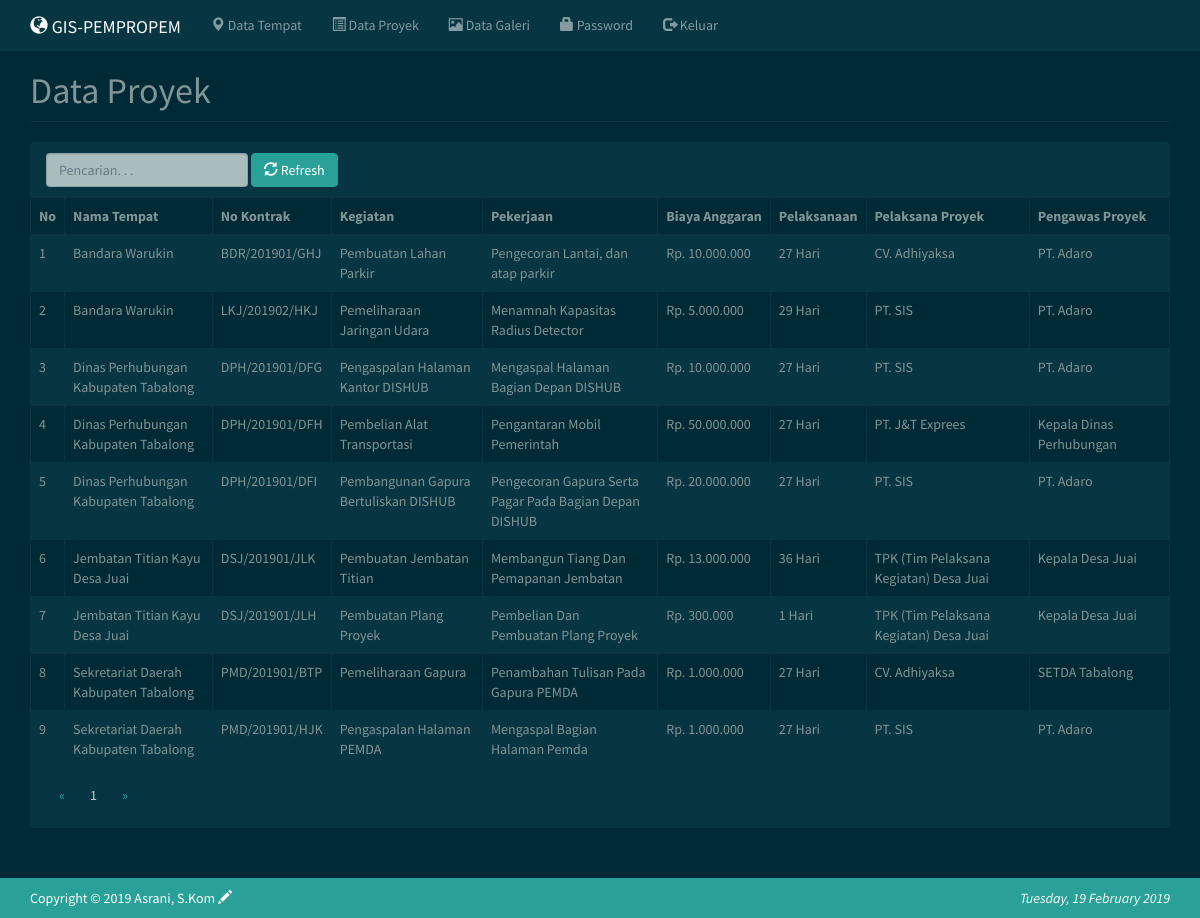
The page /index.php?m=proyek (signed in) on the database its author committed.
### tables this page shows
CREATE TABLE `tb_proyek` (
  `id_proyek` int(11) NOT NULL,
  `id_tempat` int(11) NOT NULL,
  `kontrak` varchar(100) NOT NULL,
  `kegiatan` varchar(200) NOT NULL,
  `pekerjaan` varchar(200) NOT NULL,
  `biaya` varchar(50) NOT NULL,
  `awal` date NOT NULL,
  `akhir` date NOT NULL,
  `waktu` int(10) NOT NULL,
  `pelaksana` varchar(100) NOT NULL,
  `pengawas` varchar(100) NOT NULL,
  `disimpan` date NOT NULL,
  `diupdate` date NOT NULL
);

CREATE TABLE `tb_tempat` (
  `id_tempat` int(11) NOT NULL,
  `nama_tempat` varchar(255) DEFAULT NULL,
  `gambar` varchar(255) DEFAULT NULL,
  `id_unsur` int(10) NOT NULL,
  `unsur` varchar(50) NOT NULL,
  `kategori` varchar(60) NOT NULL,
  `lat` double DEFAULT NULL,
  `lng` double DEFAULT NULL,
  `radius` int(10) NOT NULL,
  `lokasi` varchar(255) DEFAULT NULL,
  `id_kecamatan` int(10) NOT NULL,
  `kecamatan` varchar(30) NOT NULL,
  `desa` varchar(30) NOT NULL,
  `keterangan` text,
  `disimpan` date NOT NULL,
  `diupdate` date NOT NULL
);

### config.php (called while the page is built)
<?php
$config["server"]='localhost';
$config["username"]='root';
$config["password"]='';
$config["database_name"]='gisdata';

### includes/ez_sql_core.php (called while the page is built, shortened)
<?php
	class ezSQLcore
	{
		var $timers           = array();
		function get_host_port( $host, $default = false )
		{
			$port = $default;
			return array( $host, $port );
		}
		function flush()
		{
			$this->last_result = array();
		}
		function get_var($query=null,$x=0,$y=0)
		{
			if ( $query )
			{
				$this->query($query);
			}
			if ( $this->last_result[$y] )
			{
				$values = array_values(get_object_vars($this->last_result[$y]));
			}
			return (isset($values[$x]) && $values[$x]!=='')?$values[$x]:null;
		}
		function get_results($query=null, $output = OBJECT)
		{
			if ( $query )
			{
				$this->query($query);
			}
			if ( $output == OBJECT )
			{
				return $this->last_result;
			}
		}
		function timer_get_cur()
		{
			list($usec, $sec) = explode(" ",microtime());
			return ((float)$usec + (float)$sec);
		}
		function timer_start($timer_name)
		{
			$this->timers[$timer_name] = $this->timer_get_cur();
		}
		function timer_elapsed($timer_name)
		{
			return round($this->timer_get_cur() - $this->timers[$timer_name],2);
		}
	}

### functions.php (called while the page is built, shortened)
<?php
include dirname(__FILE__) . '/config.php';
include'includes/ez_sql_core.php';
include'includes/ez_sql_mysqli.php';
$db = new ezSQL_mysqli($config[username], $config[password], $config[database_name], $config[server]);
include'includes/general.php';
include'includes/paging.php';

### includes/general.php (called while the page is built, shortened)
<?php
function esc_field($str){
    if (!get_magic_quotes_gpc())
        return addslashes($str);
    else
        return $str;
}

### includes/ez_sql_mysqli.php (called while the page is built, shortened)
<?php
	$ezsql_mysqli_str = array
	(
		1 => 'Require $dbuser and $dbpassword to connect to a database server',
		2 => 'Error establishing mySQLi database connection. Correct user/password? Correct hostname? Database server running?',
		3 => 'Require $dbname to select a database',
		4 => 'mySQLi database connection is not active',
		5 => 'Unexpected error while trying to select database'
	);
	class ezSQL_mysqli extends ezSQLcore
	{
		function connect($dbuser='', $dbpassword='', $dbhost='localhost', $dbport=false)
		{
			global $ezsql_mysqli_str; $return_val = false;
			if ( ! $dbuser )
			{
				$this->register_error($ezsql_mysqli_str[1].' in '.__FILE__.' on line '.__LINE__);
				$this->show_errors ? trigger_error($ezsql_mysqli_str[1],E_USER_WARNING) : null;
			}
			else
			{
				$this->dbh = new mysqli($dbhost,$dbuser,$dbpassword, '', $dbport);
				if( $this->dbh->connect_errno )
				{
					$this->register_error($ezsql_mysqli_str[2].' in '.__FILE__.' on line '.__LINE__);
					$this->show_errors ? trigger_error($ezsql_mysqli_str[2],E_USER_WARNING) : null;
				}
				else
				{
					$return_val = true;
				}
			}
			return $return_val;
		}
		function query($query)
		{
			$return_val = 0;
			$query = trim($query);
			$this->result = @$this->dbh->query($query);
			if ( preg_match("/^(insert|delete|update|replace|truncate|drop|create|alter|begin|commit|rollback|set|lock|unlock|call)/i",$query) )
			{
				$is_insert = true;
				$this->rows_affected = @$this->dbh->affected_rows;
				if ( preg_match("/^(insert|replace)\s+/i",$query) )
				{
					$this->insert_id = @$this->dbh->insert_id;
				}
				$return_val = $this->rows_affected;
			}
			else
			{
				$is_insert = false;
				$i=0;
				$num_rows=0;
				while ( $row = @$this->result->fetch_object() )
				{
					$num_rows++;
				}
				$this->num_rows = $num_rows;
				$return_val = $this->num_rows;
			}
			return $return_val;
		}
	}

### proyek.php (the view, shortened to what this page needs)
<div class="page-header">
    <h1>Data Proyek</h1>
</div>
<div class="panel panel-default">
    <div class="panel-heading">
        <form class="form-inline">
            <div class="form-group">
                <input class="form-control" type="text" placeholder="Pencarian. . ." name="q" value="<?=$_GET['q']?>" />
            </div>
            <div class="form-group">
                <button class="btn btn-success"><span class="glyphicon glyphicon-refresh"></span> Refresh</button>
            </div>
        </form>
    </div>
    <div class="oxa">
        <table class="table table-bordered table-hover table-striped">
        <thead>
            <tr class="nw">
                <th>No</th>
                <th>Nama Tempat</th>
                <th>No Kontrak</th>
                <th>Kegiatan</th>
                <th>Pekerjaan</th>
                <th>Biaya Anggaran</th>
                <th>Pelaksanaan</th>
                <th>Pelaksana Proyek</th>
                <th>Pengawas Proyek</th>
            </tr>
        </thead>
        <?php
        $q = esc_field($_GET['q']);
        $pg = new Paging();
        $limit = 10;
        $offset = $pg->get_offset($limit, $_GET[page]);
        $rows = $db->get_results("SELECT g.*, t.nama_tempat
            FROM tb_proyek g INNER JOIN tb_tempat t ON t.id_tempat=g.id_tempat
            WHERE nama_tempat LIKE '%$q%' ORDER BY nama_tempat LIMIT $offset, $limit");
        $no = $offset;
        $jumrec = $db->get_var("SELECT COUNT(*)
            FROM tb_proyek g INNER JOIN tb_tempat t ON t.id_tempat=g.id_tempat
            WHERE nama_tempat LIKE '%$q%'");
        foreach($rows as $rowp):
        ?>
        <tr>
            <td><?=++$no?></td>
            <td><?=$rowp->nama_tempat?></td>
            <td><?=$rowp->kontrak?></td>
			<td><?=$rowp->kegiatan?></td>
			<td><?=$rowp->pekerjaan?></td>
            <td>Rp. <?=$rowp->biaya?></td>
            <td><?=$rowp->waktu?> Hari</td>
			<td><?=$rowp->pelaksana?></td>
			<td><?=$rowp->pengawas?></td>
        </tr>
        <?php endforeach;    ?>
        </table>
    </div>
    <div class="panel-footer">
        <ul class="pagination"><?=$pg->show("m=proyek&q=$_GET[q]&page=", $jumrec, $limit, $_GET[page])?></ul>
    </div>
</div>

### assets/css/general.css (style rules this page uses)
html { position: relative; min-height: 100%; }
body { margin-bottom: 70px; }
.nw { white-space: nowrap; }
.panel-footer .pagination { margin: 0; }
.page-header { margin-top: 0; padding-bottom: 0; }
.page-header h1 { margin-top: 0; }
.oxa { overflow-x: auto; }
.panel .oxa { margin: -1px; }
.oxa .table { margin-bottom: 0; }
.panel .oxa .table thead tr:first-child th { border-bottom: 0; }

### rows shown on the page
tb_proyek: id_tempat.nama_tempat "Bandara Warukin", kontrak "BDR/201901/GHJ", kegiatan "Pembuatan Lahan Parkir", pekerjaan "Pengecoran Lantai, dan atap parkir", biaya "10.000.000", waktu "27", pelaksana "CV. Adhiyaksa", pengawas "PT. Adaro"
tb_proyek: id_tempat.nama_tempat "Bandara Warukin", kontrak "LKJ/201902/HKJ", kegiatan "Pemeliharaan Jaringan Udara", pekerjaan "Menamnah Kapasitas Radius Detector", biaya "5.000.000", waktu "29", pelaksana "PT. SIS", pengawas "PT. Adaro"
tb_proyek: id_tempat.nama_tempat "Dinas Perhubungan Kabupaten Tabalong", kontrak "DPH/201901/DFG", kegiatan "Pengaspalan Halaman Kantor DISHUB", pekerjaan "Mengaspal Halaman Bagian Depan DISHUB", biaya "10.000.000", waktu "27", pelaksana "PT. SIS", pengawas "PT. Adaro"
tb_proyek: id_tempat.nama_tempat "Dinas Perhubungan Kabupaten Tabalong", kontrak "DPH/201901/DFH", kegiatan "Pembelian Alat Transportasi", pekerjaan "Pengantaran Mobil Pemerintah", biaya "50.000.000", waktu "27", pelaksana "PT. J&T Exprees", pengawas "Kepala Dinas Perhubungan"
tb_proyek: id_tempat.nama_tempat "Dinas Perhubungan Kabupaten Tabalong", kontrak "DPH/201901/DFI", kegiatan "Pembangunan Gapura Bertuliskan DISHUB", pekerjaan "Pengecoran Gapura Serta Pagar Pada Bagian Depan DISHUB", biaya "20.000.000", waktu "27", pelaksana "PT. SIS", pengawas "PT. Adaro"
tb_proyek: id_tempat.nama_tempat "Jembatan Titian Kayu Desa Juai", kontrak "DSJ/201901/JLK", kegiatan "Pembuatan Jembatan Titian", pekerjaan "Membangun Tiang Dan Pemapanan Jembatan", biaya "13.000.000", waktu "36", pelaksana "TPK (Tim Pelaksana Kegiatan) Desa Juai", pengawas "Kepala Desa Juai"
tb_proyek: id_tempat.nama_tempat "Jembatan Titian Kayu Desa Juai", kontrak "DSJ/201901/JLH", kegiatan "Pembuatan Plang Proyek", pekerjaan "Pembelian Dan Pembuatan Plang Proyek", biaya "300.000", waktu "1", pelaksana "TPK (Tim Pelaksana Kegiatan) Desa Juai", pengawas "Kepala Desa Juai"
tb_proyek: id_tempat.nama_tempat "Sekretariat Daerah Kabupaten Tabalong", kontrak "PMD/201901/BTP", kegiatan "Pemeliharaan Gapura", pekerjaan "Penambahan Tulisan Pada Gapura PEMDA", biaya "1.000.000", waktu "27", pelaksana "CV. Adhiyaksa", pengawas "SETDA Tabalong"
tb_proyek: id_tempat.nama_tempat "Sekretariat Daerah Kabupaten Tabalong", kontrak "PMD/201901/HJK", kegiatan "Pengaspalan Halaman PEMDA", pekerjaan "Mengaspal Bagian Halaman Pemda", biaya "1.000.000", waktu "27", pelaksana "PT. SIS", pengawas "PT. Adaro"

### other values the page prints
$tgl "Tuesday, 19 February 2019"
